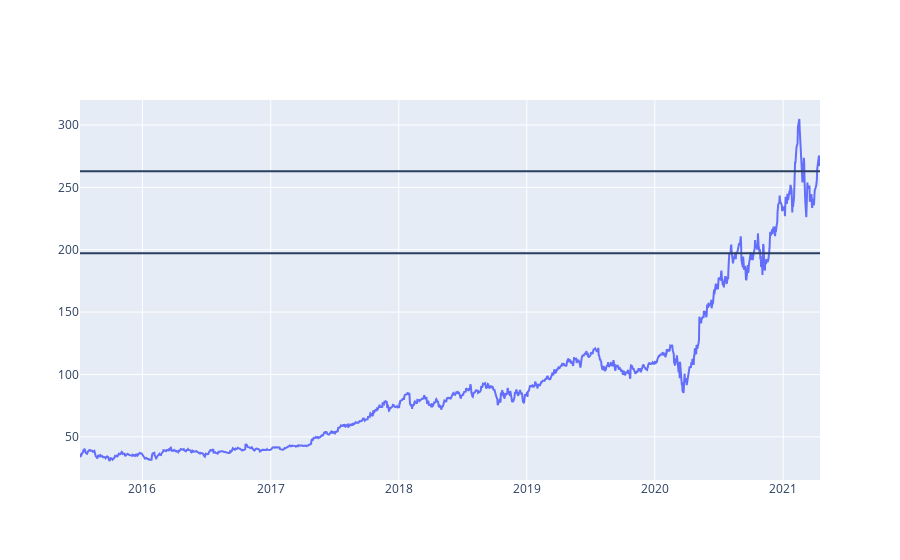

The notebook cell saved with this chart:
### Code cell
portfolio.plot_price_range('PYPL')

### Figure 1 — Plotly figure (JSON) as saved in the notebook; plotly's stock layout.template omitted (floating-point values rounded to 4 significant figures; data arrays with more than 128 entries replaced by an {"elided": "..."} marker saying what was removed)
{"data": [{"name": "apple", "type": "scatter", "x": {"elided": "1457 str values"}, "y": {"elided": "1457 float values"}}], "layout": {"shapes": [{"type": "line", "x0": 0, "x1": 1, "xref": "x domain", "y0": 197.2, "y1": 197.2, "yref": "y"}, {"type": "line", "x0": 0, "x1": 1, "xref": "x domain", "y0": 262.9, "y1": 262.9, "yref": "y"}]}}
